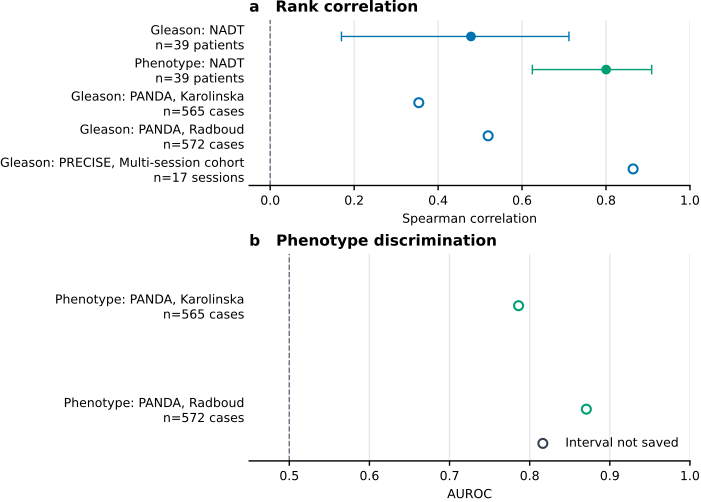

Write the Python code that produced this figure.
"""Render transported grade and phenotype estimates from the submission CSV."""
from __future__ import annotations

import argparse
from collections.abc import Sequence
from pathlib import Path

import matplotlib

matplotlib.use("Agg")
import matplotlib.pyplot as plt
import numpy as np
import pandas as pd

from paper.figures.style import (
    COLORBLIND_SAFE_PALETTE,
    DOUBLE_COLUMN_MM,
    PANEL_FONT_PT,
    apply_journal_style,
    figure_size,
    save_vector_figure,
)


ROOT = Path(__file__).resolve().parents[2]
DEFAULT_SOURCE = ROOT / "paper/figure_data/fig2_transportable_signals.csv"
DEFAULT_OUTPUT = Path(__file__).with_suffix(".pdf")
FIGURE_WIDTH_MM = DOUBLE_COLUMN_MM

REQUIRED_COLUMNS = {
    "semantic_key", "signal", "cohort", "institution", "encoder", "metric",
    "analysis_unit", "n", "n_events", "primary_estimate", "ci_low", "ci_high",
    "evidence_state", "missingness_status", "missingness_detail", "source_path",
    "source_field",
}
EXPECTED_KEYS = {
    "gleason:nadt", "phenotype:nadt", "gleason_panda:karolinska",
    "gleason_panda:radboud", "phenotype_panda:karolinska",
    "phenotype_panda:radboud", "gleason_precise:all",
}
EXPECTED_MISSINGNESS_STATUSES = {
    "replicate_accounting_not_saved", "interval_not_saved",
}


def load_sources(source_paths: Sequence[Path]) -> tuple[pd.DataFrame]:
    """Load the exact seven transported-signal rows with explicit missingness."""
    if len(source_paths) != 1:
        raise ValueError("Figure 2 requires exactly one source CSV")
    frame = pd.read_csv(Path(source_paths[0]))
    missing = REQUIRED_COLUMNS - set(frame.columns)
    if missing:
        raise ValueError(f"Figure 2 missing required columns: {sorted(missing)}")
    if frame["semantic_key"].isna().any() or frame["semantic_key"].duplicated().any():
        raise ValueError("Figure 2 semantic_key values must be present and unique")
    if set(frame["semantic_key"]) != EXPECTED_KEYS:
        raise ValueError("Figure 2 semantic keys do not match the seven frozen estimates")
    if set(frame["cohort"]) != {"NADT", "PANDA", "PRECISE"}:
        raise ValueError("Figure 2 requires NADT, PANDA, and PRECISE cohorts")
    if set(frame["signal"]) != {"Gleason", "Phenotype"}:
        raise ValueError("Figure 2 requires Gleason and Phenotype groups")
    if set(frame["metric"]) != {"spearman_rho", "auroc"}:
        raise ValueError("Figure 2 metric groups do not reconcile")
    if set(frame["evidence_state"]) != {"transportable"}:
        raise ValueError("Figure 2 evidence_state must be transportable")
    if set(frame["missingness_status"]) != EXPECTED_MISSINGNESS_STATUSES:
        raise ValueError("Figure 2 interval missingness statuses do not reconcile")
    estimates = pd.to_numeric(frame["primary_estimate"], errors="coerce").to_numpy(float)
    denominators = pd.to_numeric(frame["n"], errors="coerce").to_numpy(float)
    if not np.isfinite(estimates).all() or not np.isfinite(denominators).all():
        raise ValueError("Figure 2 estimates and denominators must be finite")
    if (denominators <= 0).any() or not np.equal(denominators, np.floor(denominators)).all():
        raise ValueError("Figure 2 denominators must be positive integers")
    raw_low = frame["ci_low"]
    raw_high = frame["ci_high"]
    low_present = raw_low.notna() & raw_low.astype(str).str.strip().ne("")
    high_present = raw_high.notna() & raw_high.astype(str).str.strip().ne("")
    if low_present.ne(high_present).any():
        raise ValueError("Figure 2 interval bounds must be both present or both missing")
    low = pd.to_numeric(raw_low, errors="coerce")
    high = pd.to_numeric(raw_high, errors="coerce")
    if ((low_present & ~np.isfinite(low)) | (high_present & ~np.isfinite(high))).any():
        raise ValueError("Figure 2 populated interval bounds must be finite numeric values")
    has_interval = frame["missingness_status"].isin(
        {"none", "replicate_accounting_not_saved"}
    )
    if low_present.ne(has_interval).any():
        raise ValueError("Figure 2 interval missingness disagrees with missingness_status")
    if (low[has_interval] > estimates[has_interval]).any() or (
        high[has_interval] < estimates[has_interval]
    ).any():
        raise ValueError("Figure 2 interval bounds must contain the estimate")
    for column in ("institution", "encoder", "analysis_unit", "missingness_detail",
                   "source_path", "source_field"):
        if frame[column].isna().any() or frame[column].astype(str).str.strip().eq("").any():
            raise ValueError(f"Figure 2 {column} must be explicitly populated")
    return (frame.reset_index(drop=True),)


def _row_label(row: pd.Series) -> str:
    unit = {"patient": "patients", "case_image": "cases", "session": "sessions"}[row.analysis_unit]
    institution = "" if row.institution == row.cohort else f", {row.institution.capitalize()}"
    return f"{row.signal}: {row.cohort}{institution}\nn={int(row.n)} {unit}"


def _forest(axis, frame: pd.DataFrame, null: float, xlabel: str) -> None:
    rows = frame.reset_index(drop=True)
    y = np.arange(len(rows))
    colors = [COLORBLIND_SAFE_PALETTE[0] if signal == "Gleason"
              else COLORBLIND_SAFE_PALETTE[2] for signal in rows["signal"]]
    for index, row in rows.iterrows():
        estimate = float(row.primary_estimate)
        if pd.notna(row.ci_low):
            axis.errorbar(
                estimate, index,
                xerr=[[estimate - float(row.ci_low)], [float(row.ci_high) - estimate]],
                fmt="o", color=colors[index], capsize=3.5, markersize=6,
            )
        else:
            axis.scatter(estimate, index, s=42, facecolor="white", edgecolor=colors[index],
                         linewidth=1.5, zorder=3)
    axis.axvline(null, color="#6B7280", linestyle="--", linewidth=1.0)
    axis.set_yticks(y, [_row_label(row) for _, row in rows.iterrows()])
    axis.set_xlabel(xlabel)
    axis.set_ylim(len(rows) - 0.5, -0.5)
    axis.grid(axis="x", color="#E5E7EB")
    axis.spines[["top", "right", "left"]].set_visible(False)
    axis.tick_params(axis="y", length=0)


def render(source_paths: Sequence[Path], output_pdf: Path) -> None:
    """Render rank correlation and AUROC on separate scales."""
    (frame,) = load_sources(source_paths)
    apply_journal_style()
    correlations = frame[frame["metric"].eq("spearman_rho")]
    aurocs = frame[frame["metric"].eq("auroc")]
    fig, (axis_a, axis_b) = plt.subplots(
        2, 1, figsize=figure_size(FIGURE_WIDTH_MM, 0.72),
        gridspec_kw={"height_ratios": (1.0, 1.25)}, constrained_layout=True,
    )
    _forest(axis_a, correlations, 0.0, "Spearman correlation")
    axis_a.set_xlim(-0.05, 1.0)
    axis_a.set_title("a   Rank correlation", loc="left", fontweight="bold")

    _forest(axis_b, aurocs, 0.5, "AUROC")
    axis_b.set_xlim(0.45, 1.0)
    axis_b.set_title("b   Phenotype discrimination", loc="left", fontweight="bold")
    axis_b.scatter([], [], s=42, facecolor="white", edgecolor="#374151", linewidth=1.5,
                   label="Interval not saved")
    axis_b.legend(frameon=False, loc="lower right")
    save_vector_figure(fig, Path(output_pdf))


def main() -> None:
    parser = argparse.ArgumentParser(description=__doc__)
    parser.add_argument("--source", type=Path, default=DEFAULT_SOURCE)
    parser.add_argument("--output", type=Path, default=DEFAULT_OUTPUT)
    args = parser.parse_args()
    render((args.source,), args.output)


if __name__ == "__main__":
    main()
